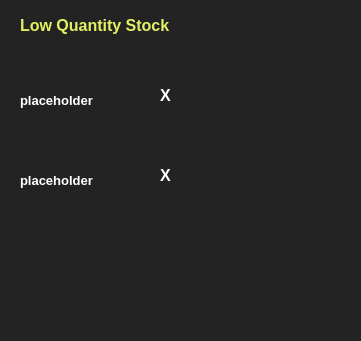
          <widget class="QWidget" name="saleswidget_7" native="true">
           <property name="geometry">
            <rect>
             <x>650</x>
             <y>840</y>
             <width>361</width>
             <height>341</height>
            </rect>
           </property>
           <property name="styleSheet">
            <string notr="true">background-color: #232323; border-radius: 10px;</string>
           </property>
           <widget class="QLabel" name="label_66">
            <property name="geometry">
             <rect>
              <x>20</x>
              <y>10</y>
              <width>201</width>
              <height>31</height>
             </rect>
            </property>
            <property name="font">
             <font>
              <family>Segoe UI</family>
              <pointsize>12</pointsize>
              <weight>75</weight>
              <bold>true</bold>
             </font>
            </property>
            <property name="styleSheet">
             <string notr="true">color: #E2F163;</string>
            </property>
            <property name="text">
             <string>Low Quantity Stock</string>
            </property>
           </widget>
           <widget class="QLabel" name="label_76">
            <property name="geometry">
             <rect>
              <x>20</x>
              <y>60</y>
              <width>111</width>
              <height>81</height>
             </rect>
            </property>
            <property name="font">
             <font>
              <family>Segoe UI</family>
              <pointsize>10</pointsize>
              <weight>75</weight>
              <bold>true</bold>
             </font>
            </property>
            <property name="styleSheet">
             <string notr="true">color: #fff;</string>
            </property>
            <property name="text">
             <string>placeholder</string>
            </property>
           </widget>
           <widget class="QLabel" name="productCategoriesNumber_51">
            <property name="geometry">
             <rect>
              <x>160</x>
              <y>80</y>
              <width>51</width>
              <height>31</height>
             </rect>
            </property>
            <property name="font">
             <font>
              <family>Segoe UI</family>
              <pointsize>12</pointsize>
              <weight>75</weight>
              <bold>true</bold>
             </font>
            </property>
            <property name="styleSheet">
             <string notr="true">color: #fff;</string>
            </property>
            <property name="text">
             <string>X</string>
            </property>
           </widget>
           <widget class="QLabel" name="label_77">
            <property name="geometry">
             <rect>
              <x>20</x>
              <y>140</y>
              <width>111</width>
              <height>81</height>
             </rect>
            </property>
            <property name="font">
             <font>
              <family>Segoe UI</family>
              <pointsize>10</pointsize>
              <weight>75</weight>
              <bold>true</bold>
             </font>
            </property>
            <property name="styleSheet">
             <string notr="true">color: #fff;</string>
            </property>
            <property name="text">
             <string>placeholder</string>
            </property>
           </widget>
           <widget class="QLabel" name="productCategoriesNumber_52">
            <property name="geometry">
             <rect>
              <x>160</x>
              <y>160</y>
              <width>51</width>
              <height>31</height>
             </rect>
            </property>
            <property name="font">
             <font>
              <family>Segoe UI</family>
              <pointsize>12</pointsize>
              <weight>75</weight>
              <bold>true</bold>
             </font>
            </property>
            <property name="styleSheet">
             <string notr="true">color: #fff;</string>
            </property>
            <property name="text">
             <string>X</string>
            </property>
           </widget>
          </widget>
